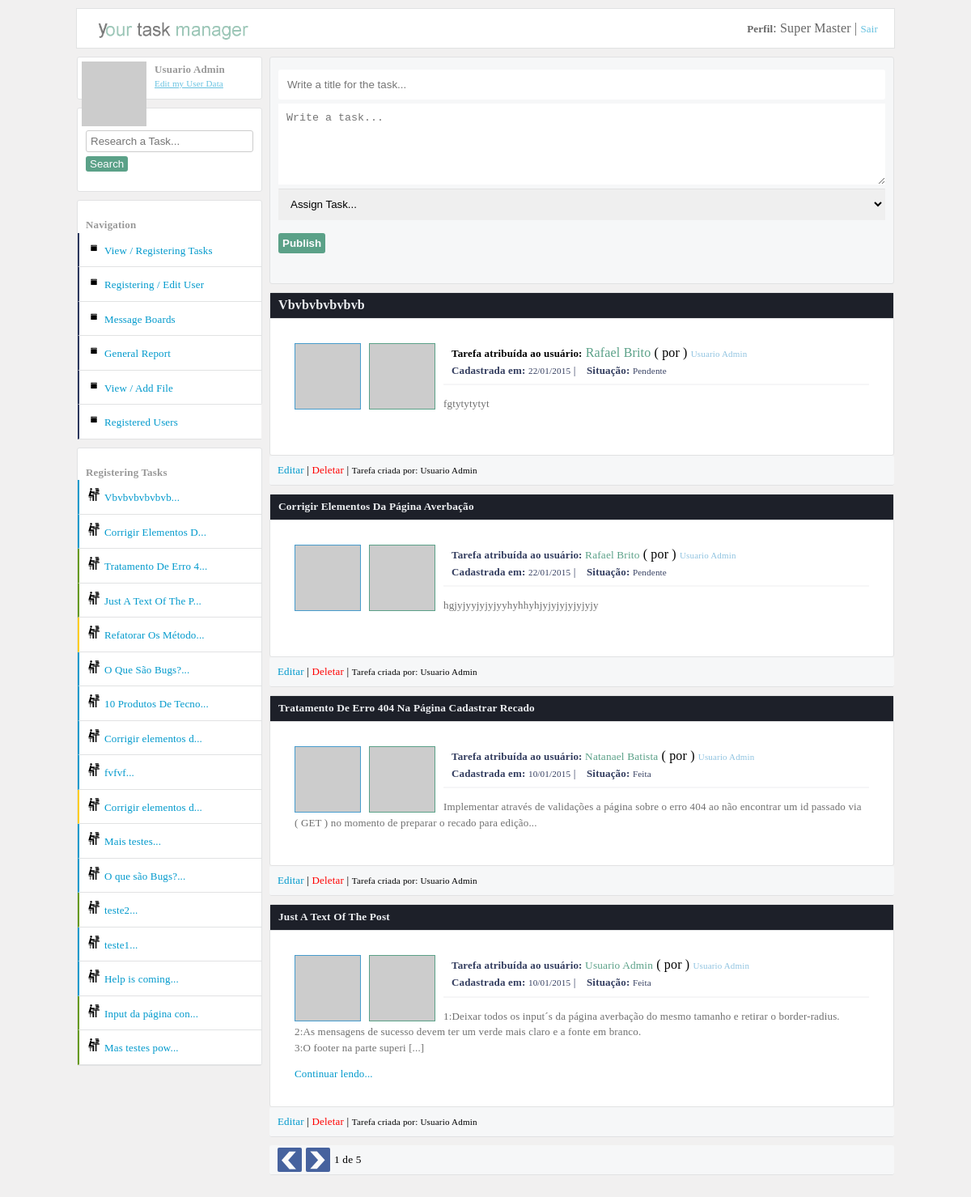
Page /dashboard.php?pagina=0 (signed in) on the committed database.
### tables this page shows
CREATE TABLE IF NOT EXISTS `tarefas` (
  `id` int(11) NOT NULL AUTO_INCREMENT,
  `titulo` varchar(50) NOT NULL,
  `texto` text NOT NULL,
  `vinculoUsuario` int(11) NOT NULL,
  `dataCadastro` varchar(10) NOT NULL,
  `situacao` int(11) DEFAULT NULL,
  `dataAcao` varchar(10) DEFAULT NULL,
  `criadorDaTarefa` int(11) NOT NULL,
  PRIMARY KEY (`id`),
  KEY `fk_criador_da_tarefa` (`criadorDaTarefa`),
  KEY `fk_quem_vai_fazer_a_tarefa` (`vinculoUsuario`)
);

CREATE TABLE IF NOT EXISTS `usuarios` (
  `id` int(11) NOT NULL AUTO_INCREMENT,
  `nome` varchar(40) NOT NULL,
  `login` varchar(40) NOT NULL,
  `senha` varchar(10) NOT NULL,
  `dataCadastro` varchar(10) NOT NULL,
  `perfil` int(11) NOT NULL,
  `perfil_master_master` int(11) DEFAULT NULL,
  PRIMARY KEY (`id`)
);

### config/translation_en.php (called while the page is built)
<?php
$captions_menu_left["caption_menu_left_perfil"] = "Edit my User Data";
$captions_menu_left["caption_menu_left_input"] = "Research a Task...";
$captions_menu_left["caption_menu_left_button_pesquisar"] = "Search";
$captions_menu_left["caption_menu_left_navigation"] = "Navigation";
$captions_menu_left["01"] = "View / Registering Tasks";
$captions_menu_left["02"] = "Registering / Edit User";
$captions_menu_left["03"] = "Message Boards";
$captions_menu_left["04"] = "General Report";
$captions_menu_left["05"] = "Registered Users";
$captions_menu_left["06"] = "View / Add File";
$captions_menu_left["caption_menu_left_usuarios"] = "Users";
$captions_menu_left["caption_menu_left_descricao_de_acao"] = "Click on the users for list every tasks registered for them";
$captions_menu_left["caption_menu_left_tarefas"] = "Registering Tasks";
$captions_postar_tarefas["caption_input_titulo"] = "Write a title for the task...";
$captions_postar_tarefas["caption_input_textarea"] = "Write a task...";
$captions_postar_tarefas["caption_input_select"] = "Assign Task...";
$captions_postar_tarefas["caption_button"] = "Publish";

### config/Container.class.php (called while the page is built, shortened)
<?php
class Container
{
	public static function getUsuario()
	{
		$usuario = new UsuarioModel(self::getConexao());
		return $usuario;
	}
	public static function getConexao()
	{
		return $conexao = Conexao::connect();
	}
}

### models/UsuarioModel.class.php (called while the page is built, shortened)
<?php
class UsuarioModel
{
	private $tableName = "usuarios";
	private $db;
	public function __construct(PDO $conexao)
	{
		$this->db = $conexao;
	}
	public function listarWhere($campo, $valor)
	{
		if ($campo == "id")
		{
			$valor = (int) $valor;
		}
		$query = $this->db->prepare("select * from {$this->tableName} where {$campo} = ?");
		$query->execute(array($valor));
		return $query->fetchAll(PDO::FETCH_OBJ);
	}
	public function colecaoUsuarioTarefas()
	{
		$query = $this->db->prepare("select usuarios.id as idUsuario, tarefas.id as idTarefas,
        nome, login, perfil, usuarios.dataCadastro as usuarioDataDoCadastro,
        titulo, texto, tarefas.dataCadastro as tarefasDataDoCadastro,
        situacao, dataAcao, criadorDaTarefa, vinculoUsuario
        from usuarios join tarefas on tarefas.criadorDaTarefa =
        usuarios.id order by tarefas.id desc");
        $query->execute();
		return $query->fetchAll(PDO::FETCH_OBJ);
	}
	public function colecaoUsuarioTarefasPagination($inicio, $quantidade)
	{
		$query = $this->db->prepare("select usuarios.id as idUsuario, tarefas.id as idTarefas,
        nome, login, perfil, usuarios.dataCadastro as usuarioDataDoCadastro,
        titulo, texto, tarefas.dataCadastro as tarefasDataDoCadastro,
        situacao, dataAcao, criadorDaTarefa, vinculoUsuario
        from usuarios join tarefas on tarefas.criadorDaTarefa =
        usuarios.id order by tarefas.id desc limit {$inicio}, {$quantidade}");
        $query->execute();
		return $query->fetchAll(PDO::FETCH_OBJ);
	}
	public function __destruct()
	{
		$fechaConexao = $this->db = null;
	}
}

### utilidades/functions.php (called while the page is built, shortened)
<?php
function DelimitarPorTamnho($entrada,$tamanho,$acabamento)
{
	$saida = str_split($entrada,$tamanho);
  return $saida[0].$acabamento;
}
function Delimitar($d,$entrada,$p)
{
	$saida = explode($d,$entrada);
	return $saida[$p];
}
function situacaoTarefa($situacao)
{
	if ($situacao == "1")
	{
		return "Pendente";
	}
	elseif ($situacao == "2")
	{
		return "Sendo Feita";
	}
	elseif ($situacao == "3")
	{
		return "Feita";
	}
}
function requisicaoGravatarAPI($email,$size)
{
   return $grav_url = "http://www.gravatar.com/avatar/" . md5( strtolower( trim( $email ) ) ) . "?s=" . $size;
}

### layout_parts/area_left.php (the view, shortened to what this page needs)
<div id="main-area-left">
<section class="left">
<img class="img-perfil-recados-banner" src="<?php echo requisicaoGravatarAPI($_SESSION["login"],40); ?>" alt="" />
<div class="inperfil">
    <b><?php echo Delimitar(" ",$_SESSION["nome"],0) . " " . Delimitar(" ",$_SESSION["nome"],1); ?></b> <br>
    <a href="alterar_meus_dados.php?alterarMeusDados"><?php echo $captions_menu_left["caption_menu_left_perfil"]; ?></a>
</div>
</section>
<section class="left">
<div class="div_oculta_left">
<form method="get" action="dashboard.php">
	<input type="search" name="input_pesquisa" id="input_pesquisa" placeholder="<?php echo $captions_menu_left["caption_menu_left_input"]; ?>">
	<button type="submit" class="button-postar"><?php echo $captions_menu_left["caption_menu_left_button_pesquisar"] ; ?></button>
</form>
</div>
</section>
<section class="left">
<br>
<b><?php echo $captions_menu_left["caption_menu_left_navigation"]; ?></b>
<ul id="menu-left" class="cadastrar-usuario">
	<li><a href="dashboard.php?pagina=0"><?php echo $captions_menu_left["01"]; ?></a></li>
	<?php if ($_SESSION["perfil"] == "1"): ?>
	<li><a href="cadastrar_usuarios.php"><?php echo $captions_menu_left["02"]; ?></a></li>
	<?php endif; ?>
	<li><a href="pagina_de_recados.php"><?php echo $captions_menu_left["03"]; ?></a></li>
	<li><a href="relatorio_geral.php"><?php echo $captions_menu_left["04"]; ?></a></li>
	<li><a href="adicionar_arquivos.php"><?php echo $captions_menu_left["06"]; ?></a></li>
</ul>
</section>
<ul id="menu-left" class="cadastrar-usuario">
<li><a href="#" class="show_menu_usuarios_cadastrados"><?php echo $captions_menu_left["05"]; ?></a></li>
</ul>
<section class="left">
<br>
<b><?php echo $captions_menu_left["caption_menu_left_tarefas"]; ?></b>
<ul id="menu-left" class="cadastrar-usuario">
	<?php
	$destacaSituacao = "";
	foreach($usuario->colecaoUsuarioTarefas() as $listar):
	if ($listar->situacao == "1")
	{
        $destacaSituacao = "pendente";
	}
	elseif ($listar->situacao == "2")
	{
		$destacaSituacao = "sendoFeita";
	}
	elseif ($listar->situacao == "3")
	{
		$destacaSituacao = "feita";
	}
	?>
	  <li><a class="link-arquivos <?php echo $destacaSituacao; ?>" href="visualizar_tarefa_completa.php?textoCompleto&id=<?php echo $listar->idTarefas; ?>" title="<?php echo $listar->titulo . ": (" . $listar->tarefasDataDoCadastro ." )"; ?>"><?php echo DelimitarPorTamnho($listar->titulo, 20, "..."); ?></a></li>
    <?php endforeach; ?>
</ul>
</section>
</div>

### layout_parts/header.php (shortened to what this page needs)
<html>
<head>
	<link rel="stylesheet" href="css/style.css" type="text/css">
	<link rel="stylesheet" href="css/SimpleAnimationCSS.css" type="text/css">
	<link rel="stylesheet" href="css/jquery-ui.css" type="text/css">
</head>
<body class="comes-here">

### layout_parts/banner.php (shortened to what this page needs)
<?php
  require_once("utilidades/functions.php");
  $usuario = Container::getUsuario();
  if (isset($bannerIndexPage))
  {
		 $idPaginaIndex = $bannerIndexPage;
  }
  else
  {
	   $idPaginaIndex = "";
  }
?>
<header class="banner" <?php echo $idPaginaIndex; ?>>
	<img src="html_img/logo.png" id="logo">
<?php if (isset($_SESSION["login"])):
  $tipoPerfil = "";
  if ($_SESSION["perfil"] == "1" and $_SESSION["perfil_master_master"] != "1")
  {
	$tipoPerfil = "Master";
  }
  elseif ($_SESSION["perfil"] == "1" and $_SESSION["perfil_master_master"] == "1")
  {
	$tipoPerfil = "Super Master";
  }
  else
  {
	$tipoPerfil = "Funcionario";
  }
?>
	<section id="sobre-usuario">
		<?php echo "<b>Perfil</b>: "  . $tipoPerfil; ?> | <a id="logOut" href="?sair" title="Sair do Sistema">Sair</a>
	</section>
<?php endif; ?>
</header>

### dashboard.php (shortened to what this page needs)
<?php
require_once("layout_parts/header.php");
require_once("layout_parts/banner.php");
?>
	<article class="main">
	<section class="right">
	<?php
	if (!isset($_GET["textoCompleto"]) and !isset($_GET["tarefasCadaUsuario"]) and !isset($_GET["input_pesquisa"]))
	{
		require_once("layout_parts/area_textarea_postagem.php");
	}
	?>
	<?php
	if (isset($_GET["textoCompleto"]))
	{
		$id = (int) $_GET["id"];
		require_once("layout_parts/area_textarea_postagem_completa.php");
	}
	elseif (isset($_GET["tarefasCadaUsuario"]))
	{
		$id = (int) $_GET["id"];
		require_once("layout_parts/area_result_post_cada_usuario.php");
	}
	elseif (isset($_GET["input_pesquisa"]))
	{
		$valorPesquisa = $_GET["input_pesquisa"];
		require_once("layout_parts/area_result_pesquisa.php");
	}
	else
	{
		require_once("layout_parts/areas_result_post.php");
	}
	?>
	</section>
	    <?php
	      require_once("layout_parts/area_left.php");
	    ?>
	</article>
</body>
</html>

### layout_parts/area_textarea_postagem.php (shortened to what this page needs)
<section class="areas area-text-post">
	    <form method="post" action="tarefa_controller.php?cadastrar">
	        <input type="text" name="titulo" id="titulo" placeholder="<?php echo $captions_postar_tarefas["caption_input_titulo"]; ?>" value="<?php echo isset($_COOKIE["retornaTitulo"]) ? $_COOKIE["retornaTitulo"]:""; ?>">
			<textarea name="texto" class="textarea-post" cols="2" rows="10" placeholder="<?php echo $captions_postar_tarefas["caption_input_textarea"]; ?>"><?php echo isset($_COOKIE["retornoTexto"]) ? $_COOKIE["retornoTexto"]:""; ?></textarea>
			<select name="tarefa_para_usuario" id="tarefa_para_usuario">
				<option value=""><?php echo $captions_postar_tarefas["caption_input_select"]; ?></option>
			</select> <br>
			<button type="submit" class="button-postar"><?php echo $captions_postar_tarefas["caption_button"]; ?></button>
		</form>
</section>

### layout_parts/areas_result_post.php (shortened to what this page needs)
<?php
$numeroPorPagina = 4;
$totalDePaginas = ceil(count($usuario->colecaoUsuarioTarefas()) / $numeroPorPagina);
$pagina = $_GET["pagina"];
foreach($usuario->colecaoUsuarioTarefasPagination($pagina,$numeroPorPagina) as $listar):
	$emailCriadorTarefa = $listar->login;
foreach($usuario->listarWhere("id",$listar->vinculoUsuario) as $list)
{
	$_nomeDoUsuarioTarefaAtibuida = $list->nome;
	$emailVinculoUsuario = $list->login;
}
?>
<section class="areas apresenta-tarefas">
<h1 class="h1-title-tarefas"><?php echo $listar->titulo; ?></h1>
<div class="info-areas">
<img class="img-perfil-recados criador" src="<?php echo requisicaoGravatarAPI($emailCriadorTarefa,40); ?>" alt="" />
<img class="img-perfil-recados recebeu" src="<?php echo requisicaoGravatarAPI($emailVinculoUsuario,40); ?>" alt="" />
<b>Tarefa atribuída ao usuário:</b> <span class="time-line-nome"><?php echo $_nomeDoUsuarioTarefaAtibuida; ?></span></small> ( por ) <small><span class="time-line-data"><?php echo $listar->nome; ?></span><br>
<b>Cadastrada em:</b> <small><?php echo $listar->tarefasDataDoCadastro; ?></small> |
<b>Situação:</b> <small><?php echo situacaoTarefa($listar->situacao); ?></small> <br>
<hr>
<?php
if (strlen($listar->texto) > 200)
{
?>
<p><?php echo nl2br(DelimitarPorTamnho($listar->texto, 200, " [...]")); ?></p>
<a href="visualizar_tarefa_completa.php?textoCompleto&id=<?php echo $listar->idTarefas; ?>" title="Ler a tarefa completa">Continuar lendo...</a>
<?php
}
else
{?>
<p><?php echo nl2br(DelimitarPorTamnho($listar->texto, 200, "")); ?></p>
<?php } ?>
</div>
</section>
<div class="footer-areas">
<?php
if ($_SESSION["perfil"] == "1")
{
	include("controle_editar_deletar_tarefas.php");
}
?>
</div>
<?php endforeach; ?>
<?php
if (count($usuario->colecaoUsuarioTarefas()) > $numeroPorPagina)
{
	$paginaAtual = $_GET["pagina"];
    if ($_GET["pagina"] == 0)
    {
    	$paginaAtual = 1;
    }
    require_once("layout_parts/controles_paginacao.php");
}
?>

### layout_parts/controle_editar_deletar_tarefas.php (shortened to what this page needs)
<a href="editar_tarefas.php?editar&id=<?php echo $listar->idTarefas;?>" class="editar" title="Editar essa Tarefa">Editar</a> |
<a href="tarefa_controller.php?deletar&id=<?php echo $listar->idTarefas;?>" class="deletar" title="Deletar essa Tarefa">Deletar</a> |
<small>Tarefa criada por: <?php echo $listar->nome; ?></small>

### layout_parts/controles_paginacao.php (shortened to what this page needs)
<div class="footer-areas">
   <a href="?controlePageAnterior&pagina=<?php echo ($_GET["pagina"] - 1) < 0 ? $_GET["pagina"] = 0 : $_GET["pagina"] - 1 ; ?>" class="link-pagination anterior" title="Ir para página anterior"></a>
   <a href="?controlePageProximo&pagina=<?php echo ($_GET["pagina"] + 1) > $totalDePaginas ? $_GET["pagina"] = $totalDePaginas : $_GET["pagina"] + 1;?>" class="link-pagination proximo" title="Ir para a proxima página"></a>
   <?php echo $paginaAtual . " de " . $totalDePaginas; ?>
</div>

### css/SimpleAnimationCSS.css (style rules this page uses)
.comes-here { -webkit-animation:comes-here 1.5s 1; -moz-animation:comes-here 1.5s 1; -o-animation:comes-here 1.5s 1; -ms-animation:comes-here 1.5s 1; }

### rows in the picture
tarefas: titulo "Vbvbvbvbvbvb", vinculoUsuario.nome "Rafael Brito", criadorDaTarefa.nome "Usuario Admin", dataCadastro "22/01/2015", situacao "Pendente", texto "fgtytytytyt", titulo "Vbvbvbvbvbvb..."
tarefas: titulo "Corrigir Elementos Da Página Averbação", vinculoUsuario.nome "Rafael Brito", criadorDaTarefa.nome "Usuario Admin", dataCadastro "22/01/2015", situacao "Pendente", texto "hgjyjyyjyjyjyyhyhhyhjyjyjyjyjyjyjy", titulo "Corrigir Elementos D..."
tarefas: titulo "Tratamento De Erro 404 Na Página Cadastrar Recado", vinculoUsuario.nome "Natanael Batista", criadorDaTarefa.nome "Usuario Admin", dataCadastro "10/01/2015", situacao "Feita", texto "Implementar através de validações a página sobre o erro 404 ao não encontrar um id passado via ( GET ) no momento de preparar o recado para edição...", titulo "Tratamento De Erro 4..."
tarefas: titulo "Just A Text Of The Post", criadorDaTarefa.nome "Usuario Admin", dataCadastro "10/01/2015", situacao "Feita", texto "1:Deixar todos os input´s da página averbação do mesmo tamanho e retirar o border-radius. 2:As mensagens de sucesso devem ter um verde mais claro e a fonte em branco. 3:O footer na parte superi [...]", titulo "Just A Text Of The P..."
tarefas: titulo "Refatorar Os Método..."
tarefas: titulo "O Que São Bugs?..."
tarefas: titulo "10 Produtos De Tecno..."
tarefas: titulo "Corrigir elementos d..."
tarefas: titulo "fvfvf..."
tarefas: titulo "Corrigir elementos d..."
tarefas: titulo "Mais testes..."
tarefas: titulo "O que são Bugs?..."
tarefas: titulo "teste2..."
tarefas: titulo "teste1..."
tarefas: titulo "Help is coming..."
tarefas: titulo "Input da página con..."
tarefas: titulo "Mas testes pow..."

### other values in the picture
$tipoPerfil "Super Master"
$captions_postar_tarefas["caption_button"] "Publish"
$paginaAtual "1"
$totalDePaginas "5"
Delimitar(" ",$_SESSION["nome"],0) "Usuario"
Delimitar(" ",$_SESSION["nome"],1) "Admin"
$captions_menu_left["caption_menu_left_perfil"] "Edit my User Data"
$captions_menu_left["caption_menu_left_button_pesquisar"] "Search"
$captions_menu_left["caption_menu_left_navigation"] "Navigation"
$captions_menu_left["01"] "View / Registering Tasks"
$captions_menu_left["02"] "Registering / Edit User"
$captions_menu_left["03"] "Message Boards"
$captions_menu_left["04"] "General Report"
$captions_menu_left["06"] "View / Add File"
$captions_menu_left["05"] "Registered Users"
